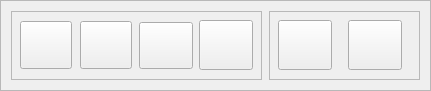
    <widget class="QFrame" name="frame_usual_app">
     <property name="geometry">
      <rect>
       <x>10</x>
       <y>580</y>
       <width>431</width>
       <height>91</height>
      </rect>
     </property>
     <property name="frameShape">
      <enum>QFrame::StyledPanel</enum>
     </property>
     <property name="frameShadow">
      <enum>QFrame::Raised</enum>
     </property>
     <widget class="QFrame" name="frame_coding_app">
      <property name="geometry">
       <rect>
        <x>269</x>
        <y>11</y>
        <width>151</width>
        <height>69</height>
       </rect>
      </property>
      <property name="frameShape">
       <enum>QFrame::StyledPanel</enum>
      </property>
      <property name="frameShadow">
       <enum>QFrame::Raised</enum>
      </property>
      <widget class="QPushButton" name="GithubButton">
       <property name="geometry">
        <rect>
         <x>9</x>
         <y>9</y>
         <width>54</width>
         <height>50</height>
        </rect>
       </property>
       <property name="text">
        <string/>
       </property>
       <property name="icon">
        <iconset resource="ResourceFile.qrc">
         <normaloff>:/IconApplication/Image/github.png</normaloff>:/IconApplication/Image/github.png</iconset>
       </property>
       <property name="iconSize">
        <size>
         <width>50</width>
         <height>50</height>
        </size>
       </property>
      </widget>
      <widget class="QPushButton" name="VSCodeButton">
       <property name="geometry">
        <rect>
         <x>79</x>
         <y>9</y>
         <width>54</width>
         <height>50</height>
        </rect>
       </property>
       <property name="text">
        <string/>
       </property>
       <property name="icon">
        <iconset resource="ResourceFile.qrc">
         <normaloff>:/IconApplication/Image/vscode.png</normaloff>:/IconApplication/Image/vscode.png</iconset>
       </property>
       <property name="iconSize">
        <size>
         <width>50</width>
         <height>50</height>
        </size>
       </property>
      </widget>
     </widget>
     <widget class="QFrame" name="frame_Enter_app">
      <property name="geometry">
       <rect>
        <x>11</x>
        <y>11</y>
        <width>251</width>
        <height>69</height>
       </rect>
      </property>
      <property name="frameShape">
       <enum>QFrame::StyledPanel</enum>
      </property>
      <property name="frameShadow">
       <enum>QFrame::Raised</enum>
      </property>
      <widget class="QPushButton" name="GoogleButton">
       <property name="geometry">
        <rect>
         <x>9</x>
         <y>10</y>
         <width>52</width>
         <height>48</height>
        </rect>
       </property>
       <property name="font">
        <font>
         <family>Segoe UI Variable Text Semibold</family>
         <pointsize>11</pointsize>
         <bold>true</bold>
        </font>
       </property>
       <property name="text">
        <string/>
       </property>
       <property name="icon">
        <iconset resource="ResourceFile.qrc">
         <normaloff>:/IconApplication/Image/icons8-google-96.png</normaloff>:/IconApplication/Image/icons8-google-96.png</iconset>
       </property>
       <property name="iconSize">
        <size>
         <width>48</width>
         <height>48</height>
        </size>
       </property>
      </widget>
      <widget class="QPushButton" name="FacebookButton">
       <property name="geometry">
        <rect>
         <x>69</x>
         <y>10</y>
         <width>52</width>
         <height>48</height>
        </rect>
       </property>
       <property name="font">
        <font>
         <family>Segoe UI Variable Text Semibold</family>
         <pointsize>11</pointsize>
         <bold>true</bold>
        </font>
       </property>
       <property name="text">
        <string/>
       </property>
       <property name="icon">
        <iconset resource="ResourceFile.qrc">
         <normaloff>:/IconApplication/Image/facebook.png</normaloff>:/IconApplication/Image/facebook.png</iconset>
       </property>
       <property name="iconSize">
        <size>
         <width>48</width>
         <height>48</height>
        </size>
       </property>
      </widget>
      <widget class="QPushButton" name="YoutubeButton">
       <property name="enabled">
        <bool>true</bool>
       </property>
       <property name="geometry">
        <rect>
         <x>128</x>
         <y>11</y>
         <width>54</width>
         <height>47</height>
        </rect>
       </property>
       <property name="text">
        <string/>
       </property>
       <property name="icon">
        <iconset resource="ResourceFile.qrc">
         <normaloff>:/IconApplication/Image/youtube.png</normaloff>:/IconApplication/Image/youtube.png</iconset>
       </property>
       <property name="iconSize">
        <size>
         <width>50</width>
         <height>47</height>
        </size>
       </property>
      </widget>
      <widget class="QPushButton" name="ZaloButton">
       <property name="geometry">
        <rect>
         <x>188</x>
         <y>9</y>
         <width>54</width>
         <height>50</height>
        </rect>
       </property>
       <property name="text">
        <string/>
       </property>
       <property name="icon">
        <iconset resource="ResourceFile.qrc">
         <normaloff>:/IconApplication/Image/zalo.png</normaloff>:/IconApplication/Image/zalo.png</iconset>
       </property>
       <property name="iconSize">
        <size>
         <width>50</width>
         <height>50</height>
        </size>
       </property>
      </widget>
     </widget>
    </widget>
